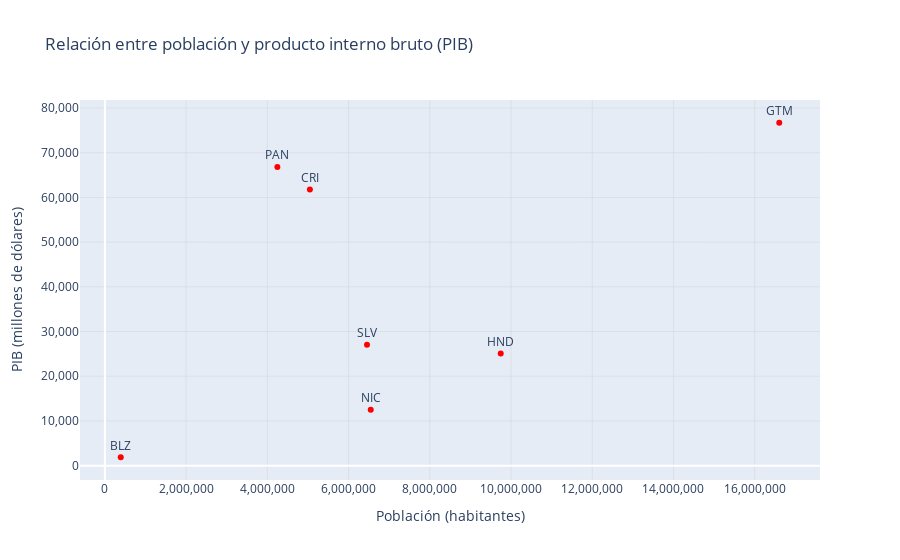

Notebook cell for this chart:
### Markdown cell above
##### Población vs PIB

### Code cell
# Subconjunto de países seleccionados
paises_seleccionados = paises.loc[['PAN', 'CRI', 'NIC', 'SLV', 'HND', 'GTM', 'BLZ']]

# Creación del gráfico de dispersión con plotly express
fig = px.scatter(
    paises_seleccionados,
    x='POP_EST',
    y='GDP_MD',
    text=paises_seleccionados.index, # texto sobre cada punto
    title='Relación entre población y producto interno bruto (PIB)',
    labels={
        'POP_EST': 'Población (habitantes)',
        'GDP_MD': 'PIB (millones de dólares)'
    }
)

# Personalización del gráfico
fig.update_traces(marker=dict(color='red'), textposition='top center')
fig.update_layout(
    xaxis_tickformat=',',
    yaxis_tickformat=',',
    xaxis=dict(showgrid=True, gridwidth=0.5, gridcolor='lightgray'),
    yaxis=dict(showgrid=True, gridwidth=0.5, gridcolor='lightgray')
)

# Despliegue del gráfico
fig.show()

### Figure 1 — Plotly figure (JSON) as saved in the notebook; plotly's stock layout.template omitted (floating-point values rounded to 4 significant figures)
{"data": [{"hovertemplate": "Población (habitantes)=%{x}<br>PIB (millones de dólares)=%{y}<br>ADM0_ISO=%{text}<extra></extra>", "legendgroup": "", "marker": {"color": "red", "symbol": "circle"}, "mode": "markers+text", "name": "", "orientation": "v", "showlegend": false, "text": ["PAN", "CRI", "NIC", "SLV", "HND", "GTM", "BLZ"], "textposition": "top center", "type": "scatter", "x": [4246439, 5047561, 6545502, 6453553, 9746117, 16604026, 390353], "xaxis": "x", "y": [66800, 61801, 12520, 27022, 25095, 76710, 1879], "yaxis": "y"}], "layout": {"legend": {"tracegroupgap": 0}, "title": {"text": "Relación entre población y producto interno bruto (PIB)"}, "xaxis": {"anchor": "y", "domain": [0, 1], "gridcolor": "lightgray", "gridwidth": 0.5, "showgrid": true, "tickformat": ",", "title": {"text": "Población (habitantes)"}}, "yaxis": {"anchor": "x", "domain": [0, 1], "gridcolor": "lightgray", "gridwidth": 0.5, "showgrid": true, "tickformat": ",", "title": {"text": "PIB (millones de dólares)"}}}}
